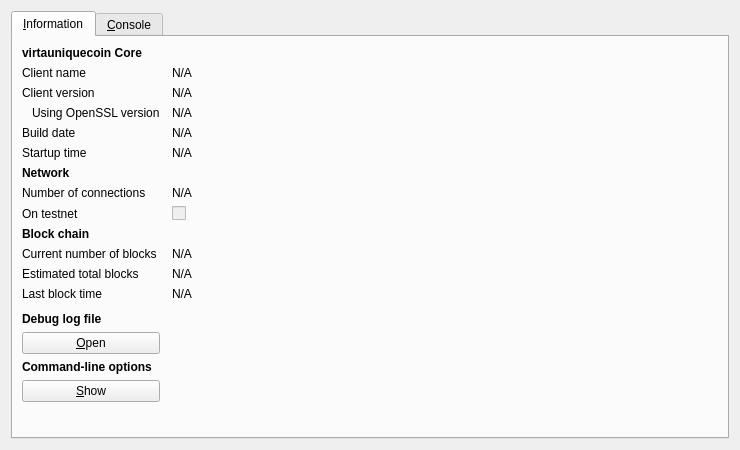
<?xml version="1.0" encoding="UTF-8"?>
<ui version="4.0">
 <class>RPCConsole</class>
 <widget class="QDialog" name="RPCConsole">
  <property name="geometry">
   <rect>
    <x>0</x>
    <y>0</y>
    <width>740</width>
    <height>450</height>
   </rect>
  </property>
  <property name="windowTitle">
   <string>virtauniquecoin - Debug window</string>
  </property>
  <layout class="QVBoxLayout" name="verticalLayout_2">
   <item>
    <widget class="QTabWidget" name="tabWidget">
     <property name="currentIndex">
      <number>0</number>
     </property>
     <widget class="QWidget" name="tab_info">
      <attribute name="title">
       <string>&amp;Information</string>
      </attribute>
      <layout class="QGridLayout" name="gridLayout" columnstretch="0,1">
       <property name="horizontalSpacing">
        <number>12</number>
       </property>
       <item row="0" column="0">
        <widget class="QLabel" name="label_9">
         <property name="font">
          <font>
           <weight>75</weight>
           <bold>true</bold>
          </font>
         </property>
         <property name="text">
          <string>virtauniquecoin Core</string>
         </property>
        </widget>
       </item>
       <item row="1" column="0">
        <widget class="QLabel" name="label_5">
         <property name="text">
          <string>Client name</string>
         </property>
        </widget>
       </item>
       <item row="1" column="1">
        <widget class="QLabel" name="clientName">
         <property name="cursor">
          <cursorShape>IBeamCursor</cursorShape>
         </property>
         <property name="text">
          <string>N/A</string>
         </property>
         <property name="textFormat">
          <enum>Qt::PlainText</enum>
         </property>
         <property name="textInteractionFlags">
          <set>Qt::LinksAccessibleByMouse|Qt::TextSelectableByKeyboard|Qt::TextSelectableByMouse</set>
         </property>
        </widget>
       </item>
       <item row="2" column="0">
        <widget class="QLabel" name="label_6">
         <property name="text">
          <string>Client version</string>
         </property>
        </widget>
       </item>
       <item row="2" column="1">
        <widget class="QLabel" name="clientVersion">
         <property name="cursor">
          <cursorShape>IBeamCursor</cursorShape>
         </property>
         <property name="text">
          <string>N/A</string>
         </property>
         <property name="textFormat">
          <enum>Qt::PlainText</enum>
         </property>
         <property name="textInteractionFlags">
          <set>Qt::LinksAccessibleByMouse|Qt::TextSelectableByKeyboard|Qt::TextSelectableByMouse</set>
         </property>
        </widget>
       </item>
       <item row="3" column="0">
        <widget class="QLabel" name="label_14">
         <property name="text">
          <string>Using OpenSSL version</string>
         </property>
         <property name="indent">
          <number>10</number>
         </property>
        </widget>
       </item>
       <item row="3" column="1">
        <widget class="QLabel" name="openSSLVersion">
         <property name="cursor">
          <cursorShape>IBeamCursor</cursorShape>
         </property>
         <property name="text">
          <string>N/A</string>
         </property>
         <property name="textFormat">
          <enum>Qt::PlainText</enum>
         </property>
         <property name="textInteractionFlags">
          <set>Qt::LinksAccessibleByMouse|Qt::TextSelectableByKeyboard|Qt::TextSelectableByMouse</set>
         </property>
        </widget>
       </item>
       <item row="4" column="0">
        <widget class="QLabel" name="label_12">
         <property name="text">
          <string>Build date</string>
         </property>
        </widget>
       </item>
       <item row="4" column="1">
        <widget class="QLabel" name="buildDate">
         <property name="cursor">
          <cursorShape>IBeamCursor</cursorShape>
         </property>
         <property name="text">
          <string>N/A</string>
         </property>
         <property name="textFormat">
          <enum>Qt::PlainText</enum>
         </property>
         <property name="textInteractionFlags">
          <set>Qt::LinksAccessibleByMouse|Qt::TextSelectableByKeyboard|Qt::TextSelectableByMouse</set>
         </property>
        </widget>
       </item>
       <item row="5" column="0">
        <widget class="QLabel" name="label_13">
         <property name="text">
          <string>Startup time</string>
         </property>
        </widget>
       </item>
       <item row="5" column="1">
        <widget class="QLabel" name="startupTime">
         <property name="cursor">
          <cursorShape>IBeamCursor</cursorShape>
         </property>
         <property name="text">
          <string>N/A</string>
         </property>
         <property name="textFormat">
          <enum>Qt::PlainText</enum>
         </property>
         <property name="textInteractionFlags">
          <set>Qt::LinksAccessibleByMouse|Qt::TextSelectableByKeyboard|Qt::TextSelectableByMouse</set>
         </property>
        </widget>
       </item>
       <item row="6" column="0">
        <widget class="QLabel" name="label_11">
         <property name="font">
          <font>
           <weight>75</weight>
           <bold>true</bold>
          </font>
         </property>
         <property name="text">
          <string>Network</string>
         </property>
        </widget>
       </item>
       <item row="7" column="0">
        <widget class="QLabel" name="label_7">
         <property name="text">
          <string>Number of connections</string>
         </property>
        </widget>
       </item>
       <item row="7" column="1">
        <widget class="QLabel" name="numberOfConnections">
         <property name="cursor">
          <cursorShape>IBeamCursor</cursorShape>
         </property>
         <property name="text">
          <string>N/A</string>
         </property>
         <property name="textFormat">
          <enum>Qt::PlainText</enum>
         </property>
         <property name="textInteractionFlags">
          <set>Qt::LinksAccessibleByMouse|Qt::TextSelectableByKeyboard|Qt::TextSelectableByMouse</set>
         </property>
        </widget>
       </item>
       <item row="8" column="0">
        <widget class="QLabel" name="label_8">
         <property name="text">
          <string>On testnet</string>
         </property>
        </widget>
       </item>
       <item row="8" column="1">
        <widget class="QCheckBox" name="isTestNet">
         <property name="enabled">
          <bool>false</bool>
         </property>
         <property name="text">
          <string/>
         </property>
        </widget>
       </item>
       <item row="9" column="0">
        <widget class="QLabel" name="label_10">
         <property name="font">
          <font>
           <weight>75</weight>
           <bold>true</bold>
          </font>
         </property>
         <property name="text">
          <string>Block chain</string>
         </property>
        </widget>
       </item>
       <item row="10" column="0">
        <widget class="QLabel" name="label_3">
         <property name="text">
          <string>Current number of blocks</string>
         </property>
        </widget>
       </item>
       <item row="10" column="1">
        <widget class="QLabel" name="numberOfBlocks">
         <property name="cursor">
          <cursorShape>IBeamCursor</cursorShape>
         </property>
         <property name="text">
          <string>N/A</string>
         </property>
         <property name="textFormat">
          <enum>Qt::PlainText</enum>
         </property>
         <property name="textInteractionFlags">
          <set>Qt::LinksAccessibleByMouse|Qt::TextSelectableByKeyboard|Qt::TextSelectableByMouse</set>
         </property>
        </widget>
       </item>
       <item row="11" column="0">
        <widget class="QLabel" name="label_4">
         <property name="text">
          <string>Estimated total blocks</string>
         </property>
        </widget>
       </item>
       <item row="11" column="1">
        <widget class="QLabel" name="totalBlocks">
         <property name="cursor">
          <cursorShape>IBeamCursor</cursorShape>
         </property>
         <property name="text">
          <string>N/A</string>
         </property>
         <property name="textFormat">
          <enum>Qt::PlainText</enum>
         </property>
         <property name="textInteractionFlags">
          <set>Qt::LinksAccessibleByMouse|Qt::TextSelectableByKeyboard|Qt::TextSelectableByMouse</set>
         </property>
        </widget>
       </item>
       <item row="12" column="0">
        <widget class="QLabel" name="label_2">
         <property name="text">
          <string>Last block time</string>
         </property>
        </widget>
       </item>
       <item row="12" column="1">
        <widget class="QLabel" name="lastBlockTime">
         <property name="cursor">
          <cursorShape>IBeamCursor</cursorShape>
         </property>
         <property name="text">
          <string>N/A</string>
         </property>
         <property name="textFormat">
          <enum>Qt::PlainText</enum>
         </property>
         <property name="textInteractionFlags">
          <set>Qt::LinksAccessibleByMouse|Qt::TextSelectableByKeyboard|Qt::TextSelectableByMouse</set>
         </property>
        </widget>
       </item>
       <item row="13" column="0">
        <spacer name="verticalSpacer_2">
         <property name="orientation">
          <enum>Qt::Vertical</enum>
         </property>
         <property name="sizeHint" stdset="0">
          <size>
           <width>20</width>
           <height>20</height>
          </size>
         </property>
        </spacer>
       </item>
       <item row="14" column="0">
        <widget class="QLabel" name="labelDebugLogfile">
         <property name="font">
          <font>
           <weight>75</weight>
           <bold>true</bold>
          </font>
         </property>
         <property name="text">
          <string>Debug log file</string>
         </property>
        </widget>
       </item>
       <item row="15" column="0">
        <widget class="QPushButton" name="openDebugLogfileButton">
         <property name="toolTip">
          <string>Open the virtauniquecoin debug log file from the current data directory. This can take a few seconds for large log files.</string>
         </property>
         <property name="text">
          <string>&amp;Open</string>
         </property>
         <property name="autoDefault">
          <bool>false</bool>
         </property>
        </widget>
       </item>
       <item row="16" column="0">
        <widget class="QLabel" name="labelCLOptions">
         <property name="font">
          <font>
           <weight>75</weight>
           <bold>true</bold>
          </font>
         </property>
         <property name="text">
          <string>Command-line options</string>
         </property>
        </widget>
       </item>
       <item row="17" column="0">
        <widget class="QPushButton" name="showCLOptionsButton">
         <property name="toolTip">
          <string>Show the virtauniquecoin-Qt help message to get a list with possible virtauniquecoin command-line options.</string>
         </property>
         <property name="text">
          <string>&amp;Show</string>
         </property>
         <property name="autoDefault">
          <bool>false</bool>
         </property>
        </widget>
       </item>
       <item row="18" column="0">
        <spacer name="verticalSpacer">
         <property name="orientation">
          <enum>Qt::Vertical</enum>
         </property>
         <property name="sizeHint" stdset="0">
          <size>
           <width>20</width>
           <height>40</height>
          </size>
         </property>
        </spacer>
       </item>
      </layout>
     </widget>
     <widget class="QWidget" name="tab_console">
      <attribute name="title">
       <string>&amp;Console</string>
      </attribute>
      <layout class="QVBoxLayout" name="verticalLayout_3">
       <property name="spacing">
        <number>3</number>
       </property>
       <item>
        <widget class="QTextEdit" name="messagesWidget">
         <property name="minimumSize">
          <size>
           <width>0</width>
           <height>100</height>
          </size>
         </property>
         <property name="readOnly">
          <bool>true</bool>
         </property>
         <property name="tabKeyNavigation" stdset="0">
          <bool>false</bool>
         </property>
         <property name="columnCount" stdset="0">
          <number>2</number>
         </property>
        </widget>
       </item>
       <item>
        <layout class="QHBoxLayout" name="horizontalLayout">
         <property name="spacing">
          <number>3</number>
         </property>
         <item>
          <widget class="QLabel" name="label">
           <property name="text">
            <string notr="true">&gt;</string>
           </property>
          </widget>
         </item>
         <item>
          <widget class="QLineEdit" name="lineEdit"/>
         </item>
         <item>
          <widget class="QPushButton" name="clearButton">
           <property name="maximumSize">
            <size>
             <width>24</width>
             <height>24</height>
            </size>
           </property>
           <property name="toolTip">
            <string>Clear console</string>
           </property>
           <property name="text">
            <string/>
           </property>
           <property name="icon">
            <iconset resource="../virtauniquecoin.qrc">
             <normaloff>:/icons/remove</normaloff>:/icons/remove</iconset>
           </property>
           <property name="shortcut">
            <string notr="true">Ctrl+L</string>
           </property>
           <property name="autoDefault">
            <bool>false</bool>
           </property>
          </widget>
         </item>
        </layout>
       </item>
      </layout>
     </widget>
    </widget>
   </item>
  </layout>
 </widget>
 <resources>
  <include location="../virtauniquecoin.qrc"/>
 </resources>
 <connections/>
</ui>
